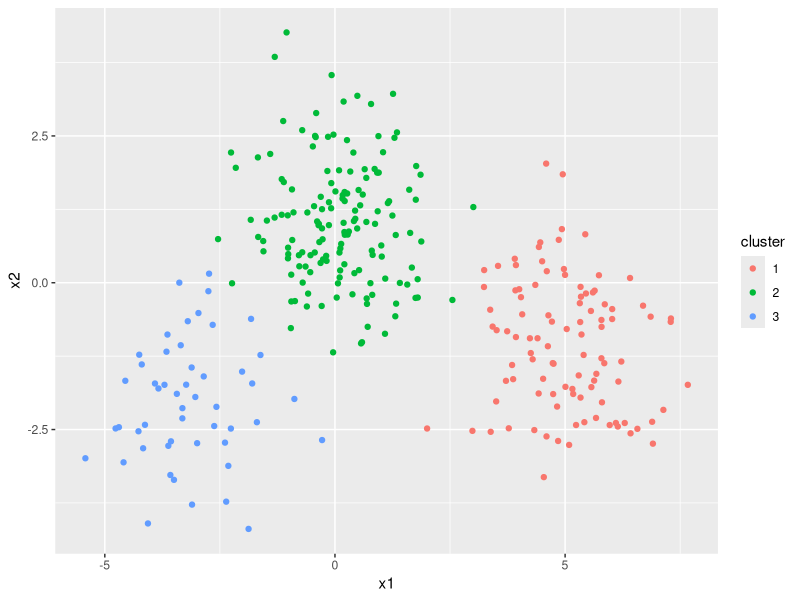
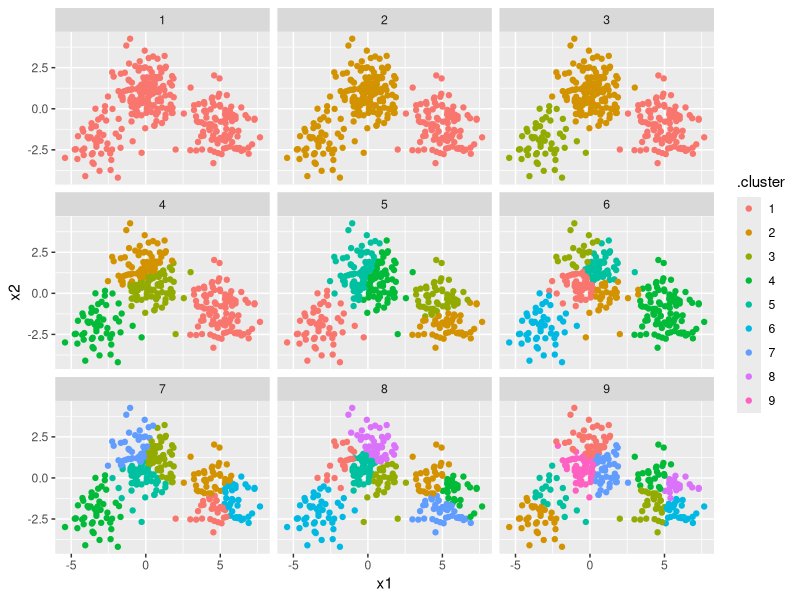
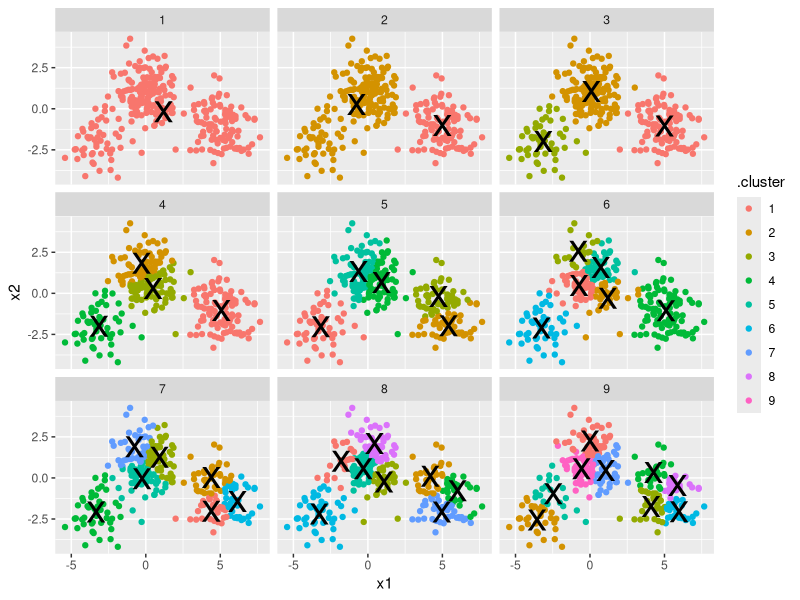
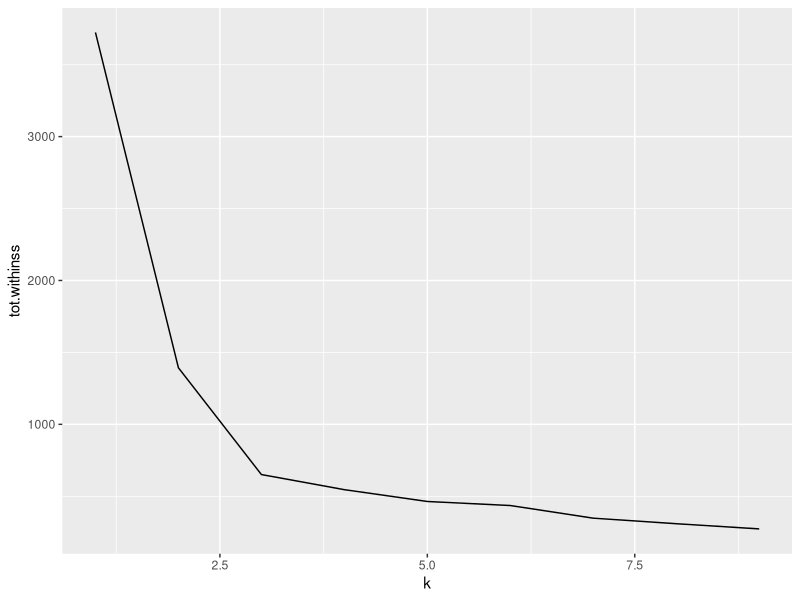

R code for these plots, in order:
## ----setup, include = FALSE---------------------------------------------------
knitr::opts_chunk$set(message = FALSE, warning = FALSE)

## -----------------------------------------------------------------------------
library(dplyr)
library(ggplot2)
library(purrr)
library(tibble)
library(tidyr)

set.seed(27)

centers <- tibble(
  cluster = factor(1:3), 
  num_points = c(100, 150, 50),  # number points in each cluster
  x1 = c(5, 0, -3),              # x1 coordinate of cluster center
  x2 = c(-1, 1, -2)              # x2 coordinate of cluster center
)

labelled_points <- centers %>%
  mutate(
    x1 = map2(num_points, x1, rnorm),
    x2 = map2(num_points, x2, rnorm)
  ) %>% 
  select(-num_points) %>% 
  unnest(x1, x2)

ggplot(labelled_points, aes(x1, x2, color = cluster)) +
  geom_point()

## -----------------------------------------------------------------------------
points <- labelled_points %>% 
  select(-cluster)

kclust <- kmeans(points, centers = 3)
kclust
summary(kclust)

## -----------------------------------------------------------------------------
library(broom)

augment(kclust, points)

## -----------------------------------------------------------------------------
tidy(kclust)

## -----------------------------------------------------------------------------
glance(kclust)

## -----------------------------------------------------------------------------
kclusts <- tibble(k = 1:9) %>%
  mutate(
    kclust = map(k, ~kmeans(points, .x)),
    tidied = map(kclust, tidy),
    glanced = map(kclust, glance),
    augmented = map(kclust, augment, points)
  )

kclusts

## -----------------------------------------------------------------------------
clusters <- kclusts %>%
  unnest(tidied)

assignments <- kclusts %>% 
  unnest(augmented)

clusterings <- kclusts %>%
  unnest(glanced, .drop = TRUE)

## -----------------------------------------------------------------------------
p1 <- ggplot(assignments, aes(x1, x2)) +
  geom_point(aes(color = .cluster)) + 
  facet_wrap(~ k)
p1

## -----------------------------------------------------------------------------
p2 <- p1 + geom_point(data = clusters, size = 10, shape = "x")
p2

## -----------------------------------------------------------------------------
ggplot(clusterings, aes(k, tot.withinss)) +
  geom_line()

